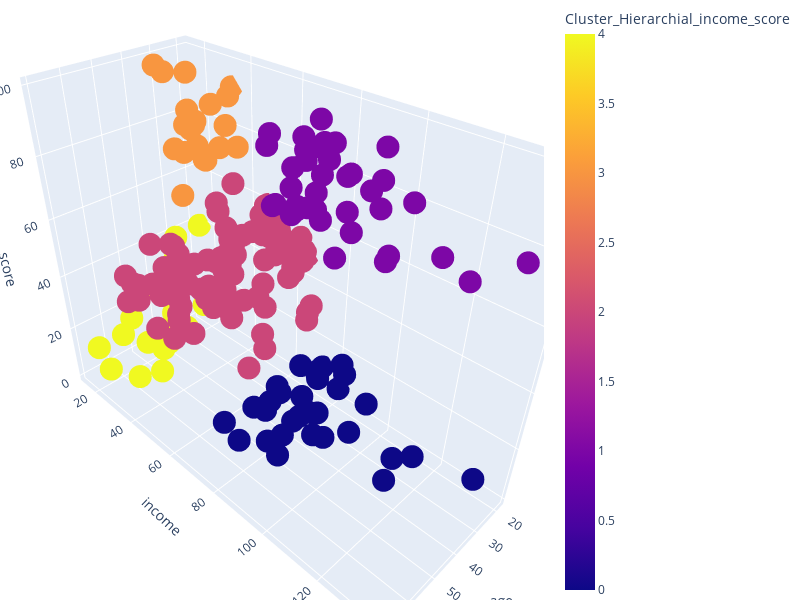

The cell this chart's notebook holds for it:
### Code cell
fig = px.scatter_3d(df_cluster,
                    x='age',
                    y='income',
                    z='score',
                    color='Cluster_Hierarchial_income_score',
                    labels={'x': 'age',
                            'y': 'income',
                            'z': 'score'},)
fig.update_layout(
    margin=dict(l=0, r=0, b=0, t=0),
    autosize=False, 
    width=800,  
    height=600  
)

fig.show()

### Figure 1 — Plotly figure (JSON) as saved in the notebook; plotly's stock layout.template omitted (floating-point values rounded to 4 significant figures; data arrays with more than 128 entries replaced by an {"elided": "..."} marker saying what was removed)
{"data": [{"hovertemplate": "age=%{x}<br>income=%{y}<br>score=%{z}<br>Cluster_Hierarchial_income_score=%{marker.color}<extra></extra>", "legendgroup": "", "marker": {"color": {"elided": "200 int values"}, "coloraxis": "coloraxis", "symbol": "circle"}, "mode": "markers", "name": "", "scene": "scene", "showlegend": false, "type": "scatter3d", "x": {"elided": "200 int values"}, "y": {"elided": "200 int values"}, "z": {"elided": "200 int values"}}], "layout": {"autosize": false, "coloraxis": {"colorbar": {"title": {"text": "Cluster_Hierarchial_income_score"}}, "colorscale": [[0, "#0d0887"], [0.1111, "#46039f"], [0.2222, "#7201a8"], [0.3333, "#9c179e"], [0.4444, "#bd3786"], [0.5556, "#d8576b"], [0.6667, "#ed7953"], [0.7778, "#fb9f3a"], [0.8889, "#fdca26"], [1, "#f0f921"]]}, "height": 600, "legend": {"tracegroupgap": 0}, "margin": {"b": 0, "l": 0, "r": 0, "t": 0}, "scene": {"aspectmode": "auto", "aspectratio": {"x": 0.6093, "y": 1.429, "z": 1.148}, "domain": {"x": [0, 1], "y": [0, 1]}, "xaxis": {"title": {"text": "age"}, "type": "linear"}, "yaxis": {"title": {"text": "income"}, "type": "linear"}, "zaxis": {"title": {"text": "score"}, "type": "linear"}}, "width": 800}}
